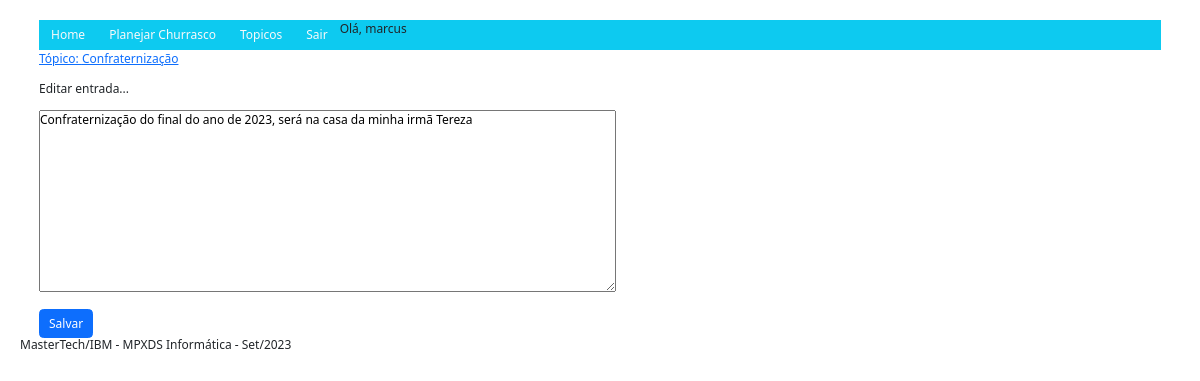
Page /edit_entry/1/ (signed in) on the committed database.
### mp_churrascos/models.py (models this page shows, shortened)
class MpTopic(models.Model):
    text = models.CharField(max_length=200)
    date_added = models.DateTimeField(auto_now_add=True)
    owner = models.ForeignKey(User, on_delete=models.CASCADE)
    class Meta:
        verbose_name_plural = 'MpTopics'
    def __str__(self) -> str:
        return self.text

class MpEntry(models.Model):
    topic = models.ForeignKey(MpTopic, on_delete=models.CASCADE)
    text = models.TextField()
    date_added = models.DateTimeField(auto_now_add=True)
    class Meta:
        verbose_name_plural = 'MpEntries'

### mp_churrascos/views.py (the view)
# urls.py: path('edit_entry/<entry_id>/', views.edit_entry, name='edit_entry'),
@login_required
def edit_entry(request, entry_id):
    entry = MpEntry.objects.get(id = entry_id)
    topic = entry.topic
    if topic.owner != request.user:
        raise Http404
    if request.method != 'POST':
        form = MpEntryForm(instance = entry)
    else:
        form = MpEntryForm(instance = entry, data = request.POST)
        if form.is_valid():
            form.save()
            return HttpResponseRedirect(reverse('topic', args = [topic.id]))
    context = { 'entry': entry, 'topic': topic, 'form': form }
    return render(request, 'mp_churrascos/edit_entry.html', context)

### mp_churrascos/forms.py
class MpEntryForm(forms.ModelForm):
    class Meta:
        model = MpEntry
        fields = ['text']
        labels = {'text': ''}
        widgets = {'text': forms.Textarea(attrs={'cols': 80})}

### mp_churrascos/templates/mp_churrascos/edit_entry.html (shortened to what this page needs)
{% extends "mp_churrascos/base.html" %}
    {% block content %}
        <p><a href="{% url 'topic' topic.id %}">Tópico: {{ topic }}</a></p>
        <p>Editar entrada...</p>
        <form action="{% url 'edit_entry' entry.id %}" method="POST">
            {{ form.as_p }}
            <button name="submit" class="btn btn-primary">Salvar</button>
        </form>
    {% endblock content %}

### mp_churrascos/templates/mp_churrascos/base.html (shortened to what this page needs)
<!DOCTYPE html>
<html lang="pt-br">
<head>
    {% load static %}
	<link rel="stylesheet" href="{% static '/css/styles.css' %}">
    {% load bootstrap5 %}
    {% bootstrap_css %}
</head>
<body>
<div class="container">
    <ul class="nav bg-info">
        <li class="nav-item">
            <a class="nav-link link-light" href="{% url 'index' %}">Home</a>
        </li>
        <li class="nav-item">
            <a class="nav-link link-light" href="{% url 'churrasco' %}">Planejar Churrasco</a>
        </li>
        {% if user.is_authenticated %}
            <li class="nav-item">
                <a class="nav-link link-light" href="{% url 'topics' %}">Topicos</a>
            </li>
            <li class="nav-item">
                <a class="nav-link link-light" href="{% url 'logout' %}">Sair</a>
            </li>
            <li>
                Olá, {{ user.username }}
            </li>
        {% endif %}
    </ul>
    {% block content %}
    {% endblock %}
</div>
</body>
<footer>
    <h6>MasterTech/IBM - MPXDS Informática - Set/2023</h6>
</footer>
</html>

### static/css/styles.css (style rules this page uses)
* { margin: 0; padding: 0; font-size: 12px; }
body { font-family: Arial, sans-serif; margin: 0; padding: 20px; }

### rows in the picture
MpTopic: text "Confraternização"
MpEntry: text "Confraternização do final do ano de 2023, será na casa da minha irmã Tereza"

### other values in the picture
{{ user.username }} "marcus"
